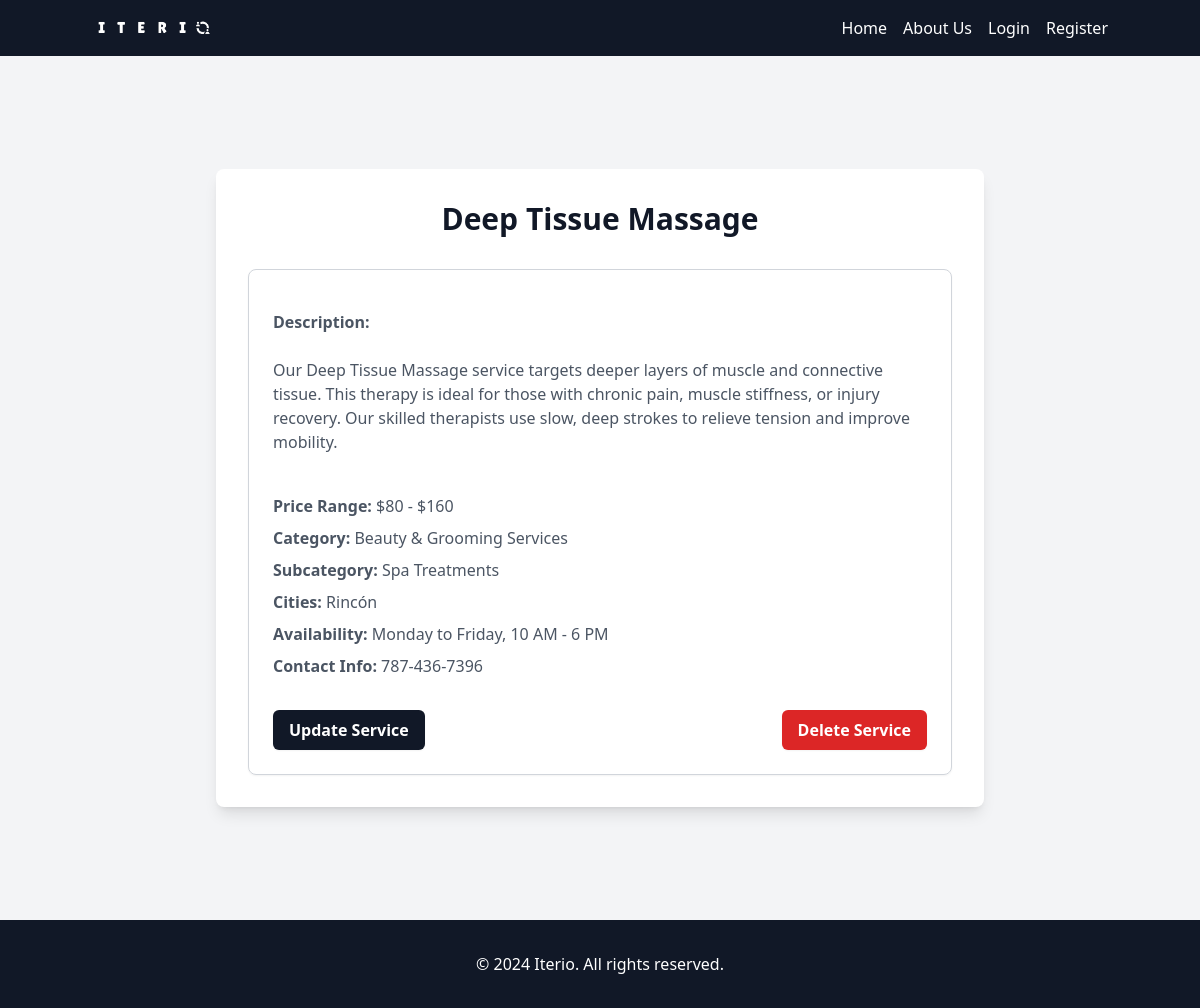
/service/88/, run on the app's committed database.
### iterio_app/models.py (models this page shows, shortened)
class Service(models.Model):
    name = models.CharField(max_length=100)
    description = models.TextField()
    price_range = models.CharField(max_length=100, blank=True)
    category = models.ForeignKey(Category, on_delete=models.CASCADE, related_name='services', default=11)
    subcategory = models.ForeignKey(SubCategory, on_delete=models.CASCADE, related_name='services')
    cities = models.ManyToManyField(City, related_name='services')
    picture = models.ImageField(upload_to='service_pictures', blank=True, null=True)
    availability = models.TextField(blank=True)
    contact_info = models.TextField(blank=True)

class Category(models.Model):
    name = models.CharField(max_length=100)
    img_path = models.CharField(max_length=120, blank=True)
    details = models.CharField(max_length=120, blank=True)
    redirect = models.CharField(max_length=120, blank=True)
    class Meta:
        verbose_name_plural = 'Categories'

class SubCategory(models.Model):
    name = models.CharField(max_length=100)
    category = models.ForeignKey(Category, on_delete=models.CASCADE, related_name='subcategories')
    class Meta:
        verbose_name_plural = 'Sub-categories'

class City(models.Model):
    name = models.CharField(max_length=100, unique=True)

### iterio_app/views.py (the view)
# urls.py: path('service/<int:pk>/', views.service_detail, name='service_detail'),
def service_detail(request, pk):
    service = get_object_or_404(Service, pk=pk)
    return render(request, 'iterio_app/service_detail.html', {'service': service})

### iterio_app/templates/iterio_app/service_detail.html (shortened to what this page needs)
{% extends 'main.html' %}
{% load static %}
{% load static tailwind_tags %}
{% block content %}
<div class="bg-gray-100 min-h-screen flex items-center justify-center py-12">
    <div class="max-w-3xl w-full bg-white p-8 rounded-lg shadow-lg">
        <h1 class="text-3xl font-bold text-gray-900 mb-8 text-center">{{ service.name }}</h1>
        <div class="space-y-6">
            <div class="border border-gray-300 p-6 rounded-lg shadow-sm">
                <div class="mt-4">
                    <div class="text-gray-600"><strong>Description:</strong> {{ service.description|safe }}</div>
                    <p class="text-gray-600 mt-4"><strong>Price Range:</strong> {{ service.price_range }}</p>
                    <p class="text-gray-600 mt-2"><strong>Category:</strong> {{ service.category.name }}</p>
                    <p class="text-gray-600 mt-2"><strong>Subcategory:</strong> {{ service.subcategory.name }}</p>
                    <p class="text-gray-600 mt-2"><strong>Cities:</strong> {% for city in service.cities.all %}{{ city.name }}{% if not forloop.last %}, {% endif %}{% endfor %}</p>
                    <p class="text-gray-600 mt-2"><strong>Availability:</strong> {{ service.availability }}</p>
                    <p class="text-gray-600 mt-2"><strong>Contact Info:</strong> {{ service.contact_info }}</p>
                </div>
                <div class="mt-8 flex justify-between">
                    <a href="{% url 'update_service' service.id %}" class="py-2 px-4 bg-gray-900 text-white font-semibold rounded-md shadow-sm hover:bg-blue-800 focus:outline-none focus:ring-2 focus:ring-offset-2 focus:ring-blue-500">Update Service</a>
                    <a href="{% url 'delete_service' service.id %}" class="py-2 px-4 bg-red-600 text-white font-semibold rounded-md shadow-sm hover:bg-red-800 focus:outline-none focus:ring-2 focus:ring-offset-2 focus:ring-red-500">Delete Service</a>
                </div>
            </div>
        </div>
    </div>
</div>
{% endblock %}

### templates/main.html (style rules this page uses)
html, body { height: 100%; }
body { display: flex; flex-direction: column; }

### data on the page
Service: name "Deep Tissue Massage", description "Our Deep Tissue Massage service targets deeper layers of muscle and connective tissue. This therapy is ideal for those with chronic pain, muscle stiffness, or injury recovery. Our skilled therapists use slow, deep strokes to relieve tension and improve mobility.", price_range "$80 - $160", category.name "Beauty & Grooming Services", subcategory.name "Spa Treatments", availability "Monday to Friday, 10 AM - 6 PM", contact_info "787-436-7396"
City: name "Rincón"
